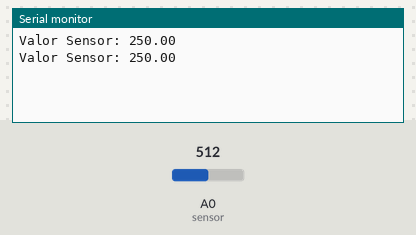
Simulated run of this sketch. Board: Arduino Uno, built with avr-gcc and run on an emulated ATmega328P. On the bench: the last lines printed to the serial monitor. The test bench sets the inputs (shaded band); at power-on: A0 (sensor) = 512.

Above: at 1.8 s.
1.9 s: A0 (sensor) set to 716
At 2.6 s:
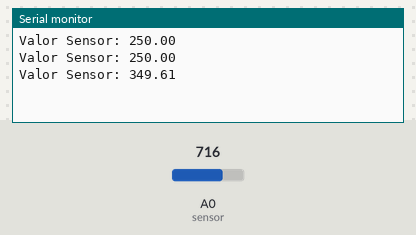
3.4 s: A0 (sensor) set to 900
At 4.8 s:
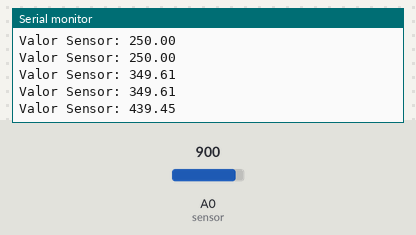
Timing chart, 0 to 6.4 s (numbered marks = the images above; inputs shaded):
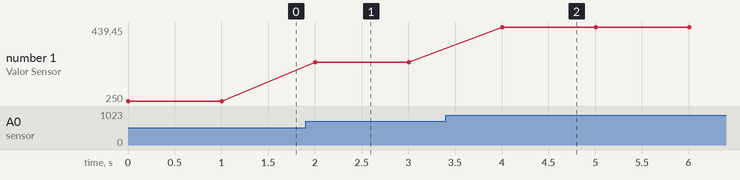

The sketch:

SensorTemperatura.ino
```cpp
#define sensor A0
int valorSensor = 0;
float voltaje = 0;
float temperatura = 0;
void setup() {
  Serial.begin(9600);
}

void loop() {
  valorSensor = analogRead(sensor);
  Serial.print("Valor Sensor: ");
  voltaje = valorSensor *5;
  voltaje = voltaje / 1024;
  temperatura = voltaje /0.01;
  Serial.println(temperatura);
  delay(1000);
}
```

Measured:
- after the input at 1.9 s, the serial monitor: prints a new line after 0.10 s (image 1)
- after the input at 3.4 s, the serial monitor: prints a new line after 0.60 s (image 2)
- plotted number 1: 250 → 349.61 after the input at 1.9 s, 349.61 → 439.45 after the input at 3.4 s
